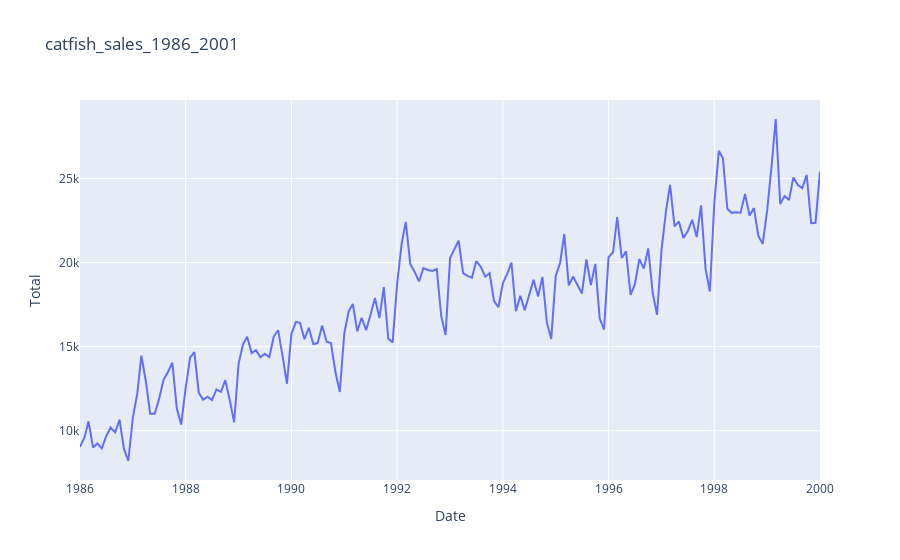

The notebook cell saved with this chart:
### Code cell
#line chart
import plotly.express as px
mask = (dataset['Date'] <= '2000-01-01')
dataset = dataset.loc[mask]

fig = px.line(dataset, x ='Date', y='Total', title='catfish_sales_1986_2001')
fig.show()

#print the dataset in a graph

### Figure 1 — Plotly figure (JSON) as saved in the notebook; plotly's stock layout.template omitted (floating-point values rounded to 4 significant figures; data arrays with more than 128 entries replaced by an {"elided": "..."} marker saying what was removed)
{"data": [{"hovertemplate": "Date=%{x}<br>Total=%{y}<extra></extra>", "legendgroup": "", "line": {"color": "#636efa", "dash": "solid"}, "marker": {"symbol": "circle"}, "mode": "lines", "name": "", "orientation": "v", "showlegend": false, "type": "scatter", "x": {"elided": "169 str values"}, "xaxis": "x", "y": {"elided": "169 int values"}, "yaxis": "y"}], "layout": {"legend": {"tracegroupgap": 0}, "title": {"text": "catfish_sales_1986_2001"}, "xaxis": {"anchor": "y", "domain": [0, 1], "title": {"text": "Date"}}, "yaxis": {"anchor": "x", "domain": [0, 1], "title": {"text": "Total"}}}}
